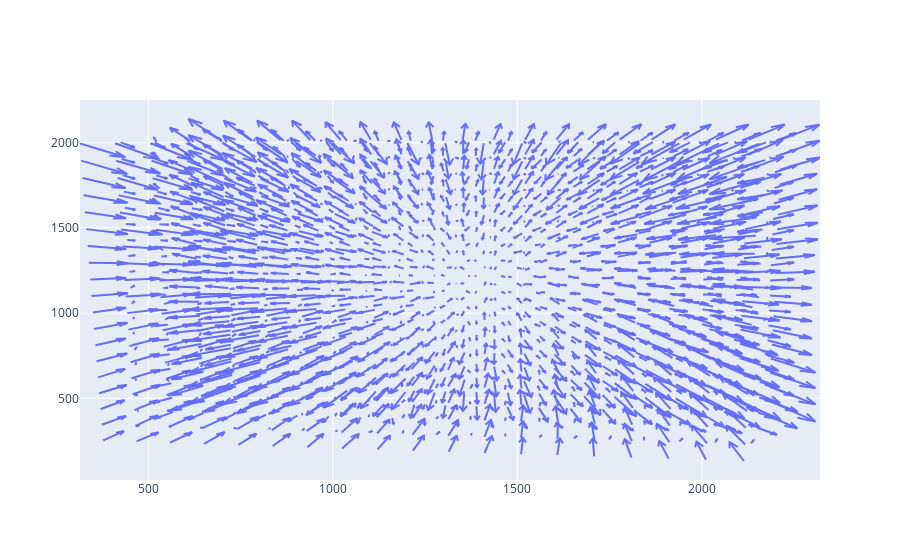

Notebook cell for this chart:
### Code cell
targets = arr_metric_to_pixel(
    image_coordinates(XYZ, cal, cpar.mm),
cpar,
)

import plotly.figure_factory as ff
# px.scatter(x=xy[:,0], y=xy[:,1], color=ID).show()
fig = ff.create_quiver(x=xy[:,0], y=xy[:,1], u=targets[:,0]-xy[:,0], v=targets[:,1]-xy[:,1], scale=10)
fig.show()

### Figure 1 — Plotly figure (JSON) as saved in the notebook; plotly's stock layout.template omitted (floating-point values rounded to 4 significant figures; data arrays with more than 128 entries replaced by an {"elided": "..."} marker saying what was removed)
{"data": [{"mode": "lines", "type": "scatter", "x": {"elided": "12635 float values"}, "y": {"elided": "12635 float values"}}], "layout": {"hovermode": "closest"}}
